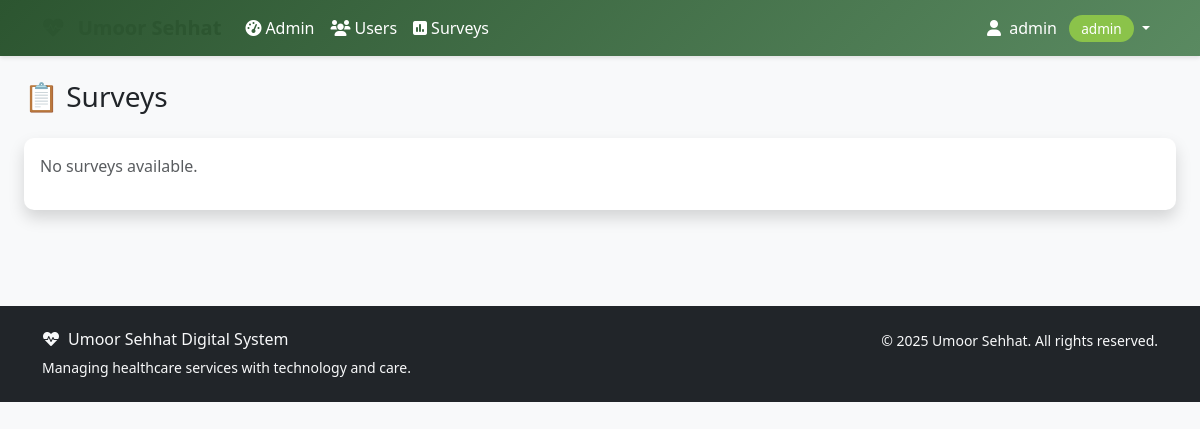
The page /surveys/list/ (signed in) on the database as committed earlier.
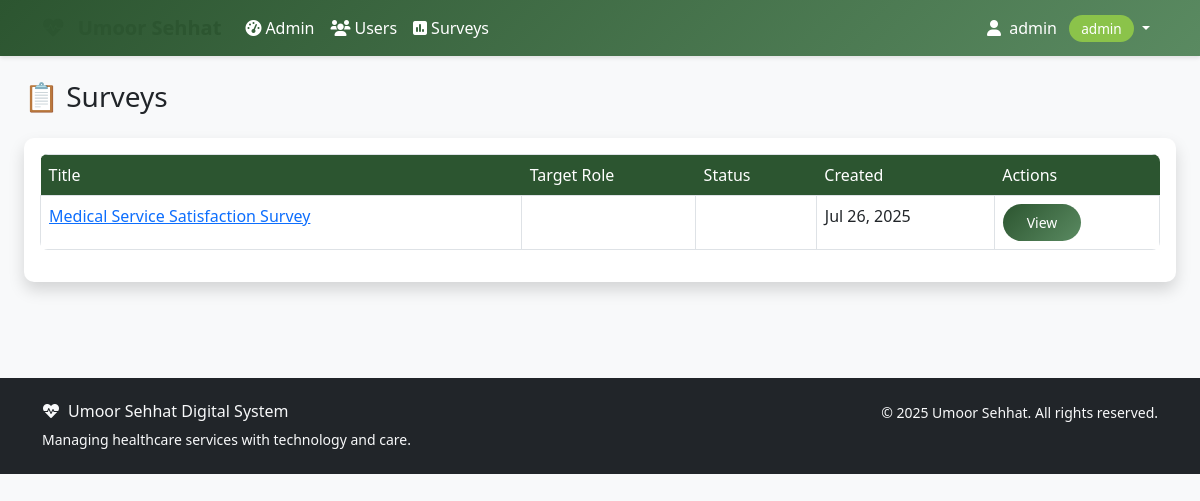
The same page on the database as committed later.
### surveys/models.py (models this page shows, shortened)
class Survey(models.Model):
    title = models.CharField(max_length=200)
    description = models.TextField(blank=True, null=True)
    TARGET_ROLE_CHOICES = [
        ('all', 'All Users'),
        ('aamil', 'Aamils'),
        ('moze_coordinator', 'Moze Coordinators'),
        ('doctor', 'Doctors'),
        ('student', 'Students'),
        ('badri_mahal_admin', 'Badri Mahal Admins'),
    ]
    target_role = models.CharField(max_length=20, choices=TARGET_ROLE_CHOICES, default='all')
    questions = models.JSONField(
        default=list,
        help_text='List of questions in JSON format'
    )
    created_by = models.ForeignKey(settings.AUTH_USER_MODEL, on_delete=models.CASCADE, related_name='created_surveys')
    is_active = models.BooleanField(default=True)
    is_anonymous = models.BooleanField(default=False)
    allow_multiple_responses = models.BooleanField(default=False)
    show_results = models.BooleanField(default=False, help_text='Show results to respondents')
    start_date = models.DateTimeField(blank=True, null=True)
    end_date = models.DateTimeField(blank=True, null=True)
    created_at = models.DateTimeField(auto_now_add=True)
    updated_at = models.DateTimeField(auto_now=True)
    class Meta:
        ordering = ['-created_at']
        verbose_name = 'Survey'
        verbose_name_plural = 'Surveys'

### surveys/views.py (the view)
class SurveyListView(LoginRequiredMixin, ListView):
    model = Survey
    template_name = 'surveys/survey_list.html'
    context_object_name = 'surveys'
    paginate_by = 12
    def get_queryset(self):
        user = self.request.user
        if user.role == "admin":
            queryset = Survey.objects.all()
        elif user.role == "aamil" or user.role == "moze_coordinator":
            queryset = Survey.objects.filter(
                Q(created_by=user) |
                Q(target_role==user.role) |
                Q(target_role="all")
            )
        else:
            queryset = Survey.objects.filter(
                Q(target_role==user.role) |
                Q(target_role="all"),
                is_active=True
            )
        search = self.request.GET.get('search')
        if search:
            queryset = queryset.filter(
                Q(title__icontains=search) |
                Q(description__icontains=search)
            )
        status = self.request.GET.get('status')
        if status == 'active':
            queryset = queryset.filter(is_active=True)
        elif status == 'completed':
            queryset = queryset.filter(end_date__lt=timezone.now())
        elif status == 'pending':
            queryset = queryset.exclude(
                id__in=SurveyResponse.objects.filter(respondent=user).values('survey_id')
            )
        return queryset.select_related('created_by').order_by('-created_at')
    def get_context_data(self, **kwargs):
        context = super().get_context_data(**kwargs)
        context['search_query'] = self.request.GET.get('search', '')
        context['status_filter'] = self.request.GET.get('status', '')
        user_responses = {}
        if self.request.user.is_authenticated:
            responses = SurveyResponse.objects.filter(
                respondent=self.request.user,
                survey__in=context['surveys']
            ).values('survey_id', 'created_at')
            user_responses = {r['survey_id']: r['created_at'] for r in responses}
        context['user_responses'] = user_responses
        return context

### accounts/models.py (called while the page is built)
    def get_full_name(self):
        if self.arabic_name:
            return self.arabic_name
        return super().get_full_name() or self.username

    @property
    def is_aamil(self):
        return self.role == 'aamil'

    @property
    def is_moze_coordinator(self):
        return self.role == 'moze_coordinator'

    @property
    def is_doctor(self):
        return self.role == 'doctor'

    @property
    def is_student(self):
        return self.role == 'student'

    @property
    def is_admin(self):
        return self.role == 'badri_mahal_admin' or self.is_superuser

### templates/surveys/survey_list.html (shortened to what this page needs)
{% extends 'base.html' %}
{% block content %}
<div class="container-fluid">
    <div class="row mb-4">
        <div class="col-12">
            <h1 class="h3 mb-0 text-gray-800">📋 Surveys</h1>
        </div>
    </div>
    <div class="card shadow mb-4">
        <div class="card-body">
            {% if surveys %}
                <div class="table-responsive">
                    <table class="table table-bordered">
                        <thead>
                            <tr><th>Title</th><th>Target Role</th><th>Status</th><th>Created</th><th>Actions</th></tr>
                        </thead>
                        <tbody>
                            {% for survey in surveys %}
                            <tr>
                                <td><a href="{% url 'surveys:detail' survey.pk %}">{{ survey.title }}</a></td>
                                <td><span class="badge badge-info">{{ survey.get_target_role_display }}</span></td>
                                <td>{% if survey.is_active %}<span class="badge badge-success">Active</span>{% else %}<span class="badge badge-danger">Inactive</span>{% endif %}</td>
                                <td>{{ survey.created_at|date:"M d, Y" }}</td>
                                <td><a href="{% url 'surveys:detail' survey.pk %}" class="btn btn-sm btn-primary">View</a></td>
                            </tr>
                            {% endfor %}
                        </tbody>
                    </table>
                </div>
            {% else %}
                <p class="text-muted">No surveys available.</p>
            {% endif %}
        </div>
    </div>
</div>
{% endblock %}

Rows that differ between the two databases and show on the page:
added Survey: title "Medical Service Satisfaction Survey", created_at "Jul 26, 2025"
Other text that changed with them:
text no longer shown: "No surveys available."
text now shown: "Title Target Role Status Created Actions"
